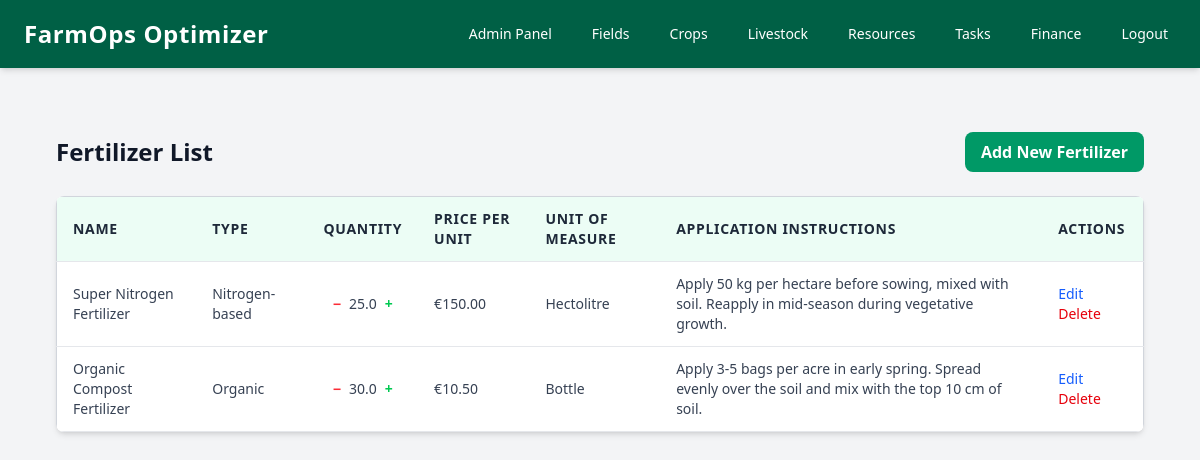
/resources/fertilizer_list/ (signed in), run on the app's committed database.
### resources/models.py (models this page shows, shortened)
class Fertilizer(models.Model):
    user = models.ForeignKey(User, on_delete=models.CASCADE, null=True)
    FERTILIZER_TYPES = [
        ('NITROGEN', 'Nitrogen-based'),
        ('PHOSPHORUS', 'Phosphorus-based'),
        ('POTASSIUM', 'Potassium-based'),
        ('COMPOSITE', 'Composite'),
        ('LIQUID', 'Liquid'),
        ('ORGANIC', 'Organic'),
        ('INORGANIC', 'Inorganic'),
        ('BIOLOGICAL', 'Biological'),
        ('SLOW_RELEASE', 'Slow-release'),
        ('MINERAL', 'Mineral-based'),
        ('COMPOST', 'Compost'),
        ('FOLIAR', 'Foliar'),
        ('MICRONUTRIENT', 'Micronutrient'),
        ('LIQUID_FERTILIZER', 'Liquid Fertilizer'),
        ('OTHER', 'Other'),
    ]
    unit_of_measure = models.CharField(
        max_length=20,
        choices=[
            ('L', 'Litre'),
            ('ML', 'Millilitre'),
            ('UNIT', 'Unit/Piece'),
            ('BOTTLE', 'Bottle'),
            ('HECTOLITRE', 'Hectolitre'),
            ('M3', 'Cubic meter'),
            ('OTHER', 'Other'),
        ],
        default='UNIT'
    )
    name = models.CharField(max_length=100, null=True, blank=True)
    quantity = models.FloatField(null=True, blank=True)
    price_per_unit = models.DecimalField(max_digits=10, decimal_places=2, null=True, blank=True)
    fertilizer_type = models.CharField(
        max_length=100,
        choices=FERTILIZER_TYPES,
        default='OTHER'
    )
    application_instructions = models.TextField(blank=True, null=True)

### resources/views.py (the view)
# urls.py: path('fertilizer_list/', views.fertilizer_list, name='fertilizer_list'),
def fertilizer_list(request):
    fertilizers = Fertilizer.objects.filter(user=request.user)
    return render(request, 'resources/fertilizer_list.html', {'fertilizers': fertilizers})

### resources/templates/resources/fertilizer_list.html (shortened to what this page needs)
{% extends 'base.html' %}
{% block content %}
<div class="max-w-6xl mx-auto px-4 sm:px-6 lg:px-8 py-8">
    <div class="flex justify-between items-center mb-6">
        <h1 class="text-2xl font-semibold text-gray-900">Fertilizer List</h1>
        <a href="{% url 'resources:add_fertilizer' %}" class="px-4 py-2 bg-emerald-600 text-white font-semibold rounded-lg hover:bg-emerald-700">
            Add New Fertilizer
        </a>
    </div>
    <div class="overflow-x-auto bg-white shadow-md rounded-lg">
        <table class="min-w-full bg-white border border-gray-300 rounded-lg">
            <thead class="bg-emerald-50 text-gray-800 text-sm uppercase tracking-wider">
                <tr>
                    <th class="py-3 px-4 border-b border-gray-200 text-left">Name</th>
                    <th class="py-3 px-4 border-b border-gray-200 text-left">Type</th>
                    <th class="py-3 px-4 border-b border-gray-200 text-center">Quantity</th>
                    <th class="py-3 px-4 border-b border-gray-200 text-left">Price per Unit</th>
                    <th class="py-3 px-4 border-b border-gray-200 text-left">Unit of Measure</th>
                    <th class="py-3 px-4 border-b border-gray-200 text-left">Application Instructions</th>
                    <th class="py-3 px-4 border-b border-gray-200 text-left">Actions</th>
                </tr>
            </thead>
            <tbody class="text-sm text-gray-700">
                {% for fertilizer in fertilizers %}
                <tr class="hover:bg-gray-50 transition-all duration-200">
                    <td class="py-3 px-4 border-b border-gray-200">{{ fertilizer.name }}</td>
                    <td class="py-3 px-4 border-b border-gray-200">{{ fertilizer.get_fertilizer_type_display }}</td>
                    <td class="py-3 px-4 border-b border-gray-200 text-center">
                        <div class="flex items-center justify-center space-x-2">
                            <div class="flex space-x-2">
                                <a href="{% url 'resources:decrease_fertilizer' fertilizer.pk %}" class="text-red-500 hover:text-red-700 font-bold">−</a>
                                <span>{{ fertilizer.quantity }}</span>
                                <a href="{% url 'resources:increase_fertilizer' fertilizer.pk %}" class="text-green-500 hover:text-green-700 font-bold">+</a>
                            </div>
                        </div>
                    </td>
                    <td class="py-3 px-4 border-b border-gray-200">€{{ fertilizer.price_per_unit }}</td>
                    <td class="py-3 px-4 border-b border-gray-200">{{ fertilizer.get_unit_of_measure_display }}</td>
                    <td class="py-3 px-4 border-b border-gray-200">{{ fertilizer.application_instructions }}</td>
                    <td class="py-3 px-4 border-b border-gray-200">
                        <a href="{% url 'resources:edit_fertilizer' fertilizer.id %}" class="text-blue-600 hover:underline">Edit</a>
                        <form action="{% url 'resources:delete_fertilizer' fertilizer.id %}" method="POST" style="display:inline;">
                            <button type="submit" class="text-red-600 hover:underline">Delete</button>
                        </form>
                    </td>
                </tr>
                {% empty %}
                <tr>
                    <td colspan="7" class="py-4 px-4 text-center text-gray-500">No fertilizers found.</td>
                </tr>
                {% endfor %}
            </tbody>
        </table>
    </div>
</div>
{% endblock %}

### data on the page
Fertilizer: name "Super Nitrogen Fertilizer", fertilizer_type "Nitrogen-based", quantity "25.0", price_per_unit "150.00", unit_of_measure "Hectolitre", application_instructions "Apply 50 kg per hectare before sowing, mixed with soil. Reapply in mid-season during vegetative growth."
Fertilizer: name "Organic Compost Fertilizer", fertilizer_type "Organic", quantity "30.0", price_per_unit "10.50", unit_of_measure "Bottle", application_instructions "Apply 3-5 bags per acre in early spring. Spread evenly over the soil and mix with the top 10 cm of soil."
